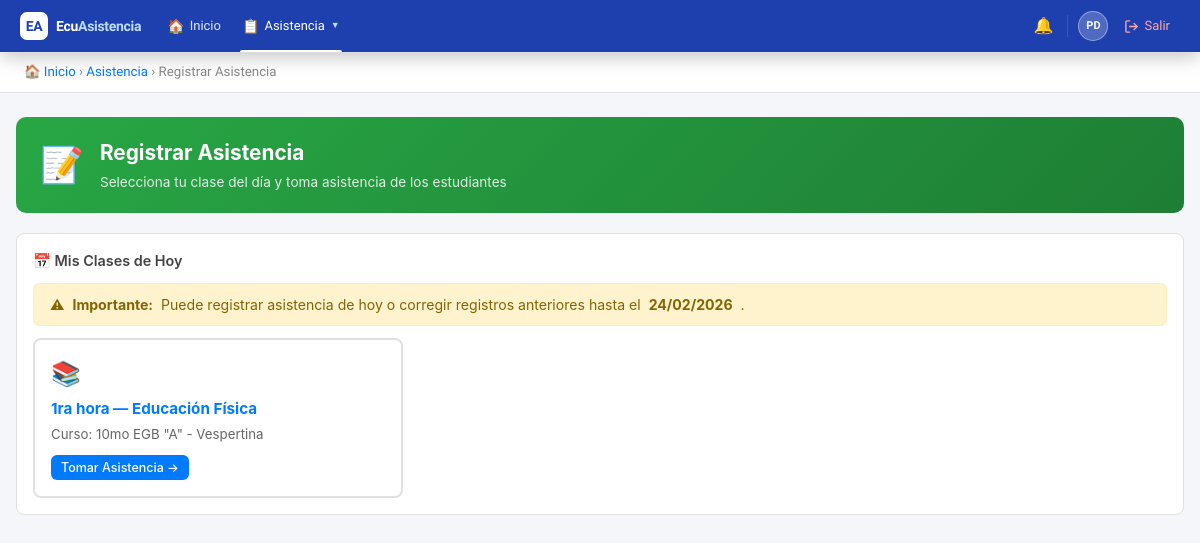
Before: /public/?action=attendance_register (signed in) with the older database file.
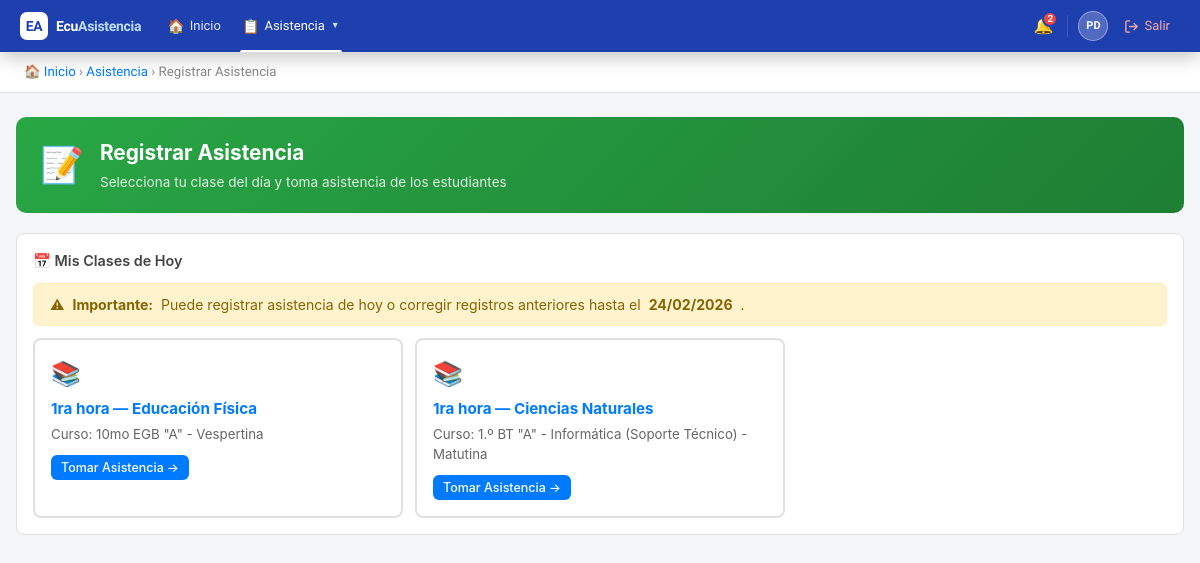
After: the same page with the newer database file.
### tables this page shows
CREATE TABLE `class_schedule` (
  `id` int(11) NOT NULL AUTO_INCREMENT,
  `course_id` int(11) NOT NULL,
  `subject_id` int(11) NOT NULL,
  `teacher_id` int(11) NOT NULL,
  `school_year_id` int(11) NOT NULL,
  `day_of_week` enum('lunes','martes','miercoles','jueves','viernes') NOT NULL,
  `start_time` time NOT NULL,
  `end_time` time NOT NULL,
  `period_number` int(11) DEFAULT NULL,
  `created_at` timestamp NOT NULL DEFAULT current_timestamp(),
  PRIMARY KEY (`id`),
  KEY `course_id` (`course_id`),
  KEY `subject_id` (`subject_id`),
  KEY `teacher_id` (`teacher_id`),
  KEY `school_year_id` (`school_year_id`),
  CONSTRAINT `class_schedule_ibfk_1` FOREIGN KEY (`course_id`) REFERENCES `courses` (`id`),
  CONSTRAINT `class_schedule_ibfk_2` FOREIGN KEY (`subject_id`) REFERENCES `subjects` (`id`),
  CONSTRAINT `class_schedule_ibfk_3` FOREIGN KEY (`teacher_id`) REFERENCES `users` (`id`),
  CONSTRAINT `class_schedule_ibfk_4` FOREIGN KEY (`school_year_id`) REFERENCES `school_years` (`id`)
);

CREATE TABLE `subjects` (
  `id` int(11) NOT NULL AUTO_INCREMENT,
  `institution_id` int(11) NOT NULL,
  `name` varchar(100) NOT NULL,
  `code` varchar(20) DEFAULT NULL,
  `created_at` timestamp NOT NULL DEFAULT current_timestamp(),
  `updated_at` timestamp NOT NULL DEFAULT current_timestamp() ON UPDATE current_timestamp(),
  PRIMARY KEY (`id`),
  KEY `institution_id` (`institution_id`),
  CONSTRAINT `subjects_ibfk_1` FOREIGN KEY (`institution_id`) REFERENCES `institutions` (`id`)
);

CREATE TABLE `courses` (
  `id` int(11) NOT NULL AUTO_INCREMENT,
  `institution_id` int(11) NOT NULL,
  `school_year_id` int(11) NOT NULL,
  `name` varchar(100) NOT NULL,
  `grade_level` varchar(50) DEFAULT NULL,
  `parallel` varchar(10) DEFAULT NULL,
  `shift_id` int(11) NOT NULL,
  `created_at` timestamp NOT NULL DEFAULT current_timestamp(),
  `updated_at` timestamp NOT NULL DEFAULT current_timestamp() ON UPDATE current_timestamp(),
  PRIMARY KEY (`id`),
  KEY `institution_id` (`institution_id`),
  KEY `school_year_id` (`school_year_id`),
  KEY `shift_id` (`shift_id`),
  CONSTRAINT `courses_ibfk_1` FOREIGN KEY (`institution_id`) REFERENCES `institutions` (`id`),
  CONSTRAINT `courses_ibfk_2` FOREIGN KEY (`school_year_id`) REFERENCES `school_years` (`id`),
  CONSTRAINT `courses_ibfk_3` FOREIGN KEY (`shift_id`) REFERENCES `shifts` (`id`)
);

### controllers/AttendanceController.php (called while the page is built, shortened)
<?php
require_once BASE_PATH . '/models/SchoolYear.php';
require_once BASE_PATH . '/models/Notification.php';
class AttendanceController {
    private $schoolYearModel;
    public function __construct() {
        $db = new Database();
        $this->schoolYearModel   = new SchoolYear($db);
    }
    public function register() {
        $activeYear = $this->schoolYearModel->getActive();
        $db = new Database();
        require_once BASE_PATH . '/models/ClassSchedule.php';
        $scheduleModel = new ClassSchedule($db);
        $todayClasses = $scheduleModel->getTeacherScheduleToday($_SESSION['user_id'], $activeYear['id']);
        include BASE_PATH . '/views/attendance/register.php';
    }
}

### config/database.php (called while the page is built)
<?php
class Database {
    private $host = 'localhost';
    private $db = 'ecuasistencia2026_db';
    private $user = 'root';
    private $pass = '';
    private $charset = 'utf8mb4';
    private $pdo;
    public function connect() {
        if ($this->pdo === null) {
            $dsn = "mysql:host={$this->host};dbname={$this->db};charset={$this->charset}";
            $options = [
                PDO::ATTR_ERRMODE => PDO::ERRMODE_EXCEPTION,
                PDO::ATTR_DEFAULT_FETCH_MODE => PDO::FETCH_ASSOC,
                PDO::ATTR_EMULATE_PREPARES => false,
            ];
            try {
                $this->pdo = new PDO($dsn, $this->user, $this->pass, $options);
            } catch (PDOException $e) {
                die('Error de conexión: ' . $e->getMessage());
            }
        }
        return $this->pdo;
    }
}

### models/SchoolYear.php (called while the page is built, shortened)
<?php
class SchoolYear {
    private $db;
    public function __construct($database) {
        $this->db = $database->connect();
    }
    public function getActive() {
        $sql = "SELECT * FROM school_years
                WHERE institution_id = :institution_id AND is_active = 1
                LIMIT 1";
        $stmt = $this->db->prepare($sql);
        $stmt->execute([':institution_id' => $_SESSION['institution_id']]);
        return $stmt->fetch();
    }
}

### models/ClassSchedule.php (called while the page is built, shortened)
<?php
class ClassSchedule {
    private $db;
    public function __construct($database) {
        $this->db = $database->connect();
    }
    public function getTeacherScheduleToday($teacherId, $schoolYearId) {
        $dayName = $this->getCurrentDayName();
        $sql = "SELECT cs.*,
                c.name as course_name,
                c.grade_level,
                s.name as subject_name
                FROM class_schedule cs
                INNER JOIN courses c ON cs.course_id = c.id
                INNER JOIN subjects s ON cs.subject_id = s.id
                WHERE cs.teacher_id = :teacher_id
                AND cs.school_year_id = :school_year_id
                AND cs.day_of_week = :day_of_week
                ORDER BY cs.period_number";
        $stmt = $this->db->prepare($sql);
        $stmt->execute([
            ':teacher_id' => $teacherId,
            ':school_year_id' => $schoolYearId,
            ':day_of_week' => $dayName
        ]);
        return $stmt->fetchAll();
    }
    private function getCurrentDayName() {
        $tz = new DateTimeZone('America/Guayaquil');
        $now = new DateTime('now', $tz);
        $dayNumber = (int)$now->format('N');
        $days = [
            1 => 'lunes',
            2 => 'martes',
            3 => 'miercoles',
            4 => 'jueves',
            5 => 'viernes',
            6 => 'sabado'
        ];
        return $days[$dayNumber] ?? 'lunes';
    }
}

### models/Notification.php (called while the page is built, shortened)
<?php
class Notification {
    private $db;
    public function __construct($database) {
        $this->db = $database->connect();
    }
    public function getUnreadCount($userId) {
        $sql = "SELECT COUNT(*) as count FROM notifications
                WHERE user_id = :user_id AND is_read = 0";
        $stmt = $this->db->prepare($sql);
        $stmt->execute([':user_id' => $userId]);
        return (int)$stmt->fetch()['count'];
    }
}

### views/attendance/register.php (the view, shortened to what the changed rows need)
<!DOCTYPE html>
<html lang="es">
<head>
</head>
<body>
<?php include BASE_PATH . '/views/partials/navbar.php'; ?>
<div class="container">
    <div class="page-header green">
        <div>
            <h1>Registrar Asistencia</h1>
        </div>
    </div>
    <div class="panel">
        <?php if(empty($todayClasses)): ?>
            <div class="empty-state">
                <div class="icon">📅</div>
                <p>No tienes clases programadas para hoy según tu horario.</p>
            </div>
        <?php else: ?>
            <div id="classes-list" style="display:grid;grid-template-columns:repeat(auto-fill,minmax(280px,1fr));gap:12px;">
                <?php foreach($todayClasses as $class):
                    $jsonCourse  = json_encode($class['course_name'],  JSON_HEX_TAG | JSON_HEX_APOS);
                    $jsonSubject = json_encode($class['subject_name'],  JSON_HEX_TAG | JSON_HEX_APOS);
                ?>
                <div class="class-card" onclick='selectClass(event, <?= $class["id"] ?>, <?= $jsonCourse ?>, <?= $jsonSubject ?>, <?= $class["period_number"] ?>)'>
                    <div style="font-size:1.5rem;margin-bottom:6px;">📚</div>
                    <div style="font-weight:700;color:#007bff;font-size:0.95rem;margin-bottom:4px;">
                        <?= $class['period_number'] ?>ra hora — <?= htmlspecialchars($class['subject_name']) ?>
                    </div>
                    <div style="font-size:0.83rem;color:#666;">Curso: <?= htmlspecialchars($class['course_name']) ?></div>
                    <div style="margin-top:10px;">
                        <span class="btn btn-primary btn-sm">Tomar Asistencia →</span>
                    </div>
                </div>
                <?php endforeach; ?>
            </div>
        <?php endif; ?>
    </div>
</div>
</body>
</html>

### views/partials/navbar.php (shortened to what the changed rows need)
<?php
$_notifCount = 0;
if (isset($_SESSION['user_id'])) {
    require_once BASE_PATH . '/models/Notification.php';
    $_notifDb    = new Database();
    $_notifModel = new Notification($_notifDb);
    $_notifCount = $_notifModel->getUnreadCount($_SESSION['user_id']);
}
?>
<link rel="stylesheet" href="<?= BASE_URL ?>/css/global.css">
<nav class="ec-nav">
    <div class="ec-nav__inner">
        <div class="ec-right">
            <a href="?action=notifications" class="ec-icon-btn" title="Notificaciones">
                🔔
                <?php if ($_notifCount > 0): ?>
                    <span class="ec-notif-badge" id="notif-badge"><?= $_notifCount > 99 ? '99+' : $_notifCount ?></span>
                <?php else: ?>
                    <span class="ec-notif-badge" id="notif-badge" style="display:none;">0</span>
                <?php endif; ?>
            </a>
        </div>
    </div>
</nav>

Changed rows visible on the page:
added class_schedule: period_number "1", subject.name "Ciencias Naturales", course.name "1.º BT \"A\" - Informática (Soporte Técnico) - Matutina"
Other visible differences:
$_notifCount: (not shown) → "2"
